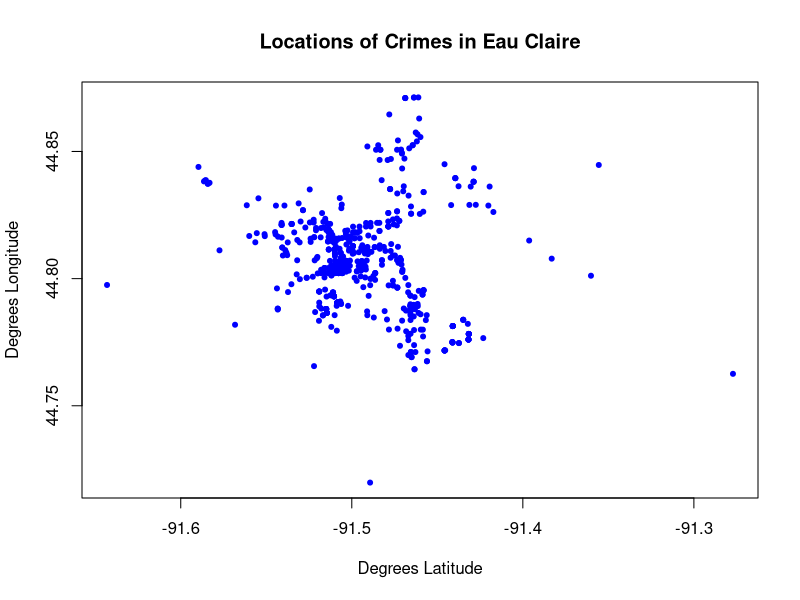
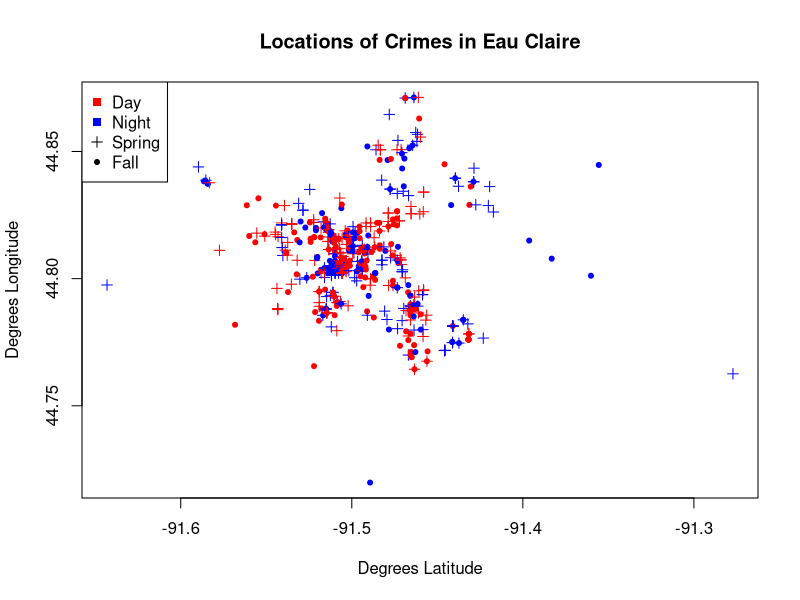

These charts were generated, in order, by the following R code:
rm(list=ls())

crimes = read.csv("allcrimes.csv")

crimeloc = data.frame(crimes$long, crimes$lat,crimes$DateMonth2015, crimes$Thour)
crimeloc = na.omit(crimeloc)
attach(crimeloc)

library(spatstat)

latt=as.numeric(crimes.lat)
longg=as.numeric(crimes.long)
month=as.numeric(crimes.DateMonth2015)
time=as.numeric(crimes.Thour)
cbind(latt,longg,month,time)

loop=0
c=.00001
while(loop<10){
lattorder = order(latt,longg,month)
latt=latt[lattorder]
longg=longg[lattorder]
month=month[lattorder]
for (i in 2:length(latt)){
if (latt[i]==latt[i-1] & longg[i]==longg[i-1]){
latt[i]= latt[i]+c
longg[i]=longg[i]+c
}}
loop = loop+1
}

plot(x=latt, y=longg, pch=20, main="Locations of Crimes in Eau Claire", ylab="Degrees Longitude", xlab="Degrees Latitude",col="blue")

mycolor=rep("blue",length(latt))
changec=which(time>6 & time<20)
mycolor[changec]="red"

myshape=rep(20,length(latt))
changes=which(month==5)
myshape[changes]=3

plot(x=latt, y=longg, pch=myshape, main="Locations of Crimes in Eau Claire", ylab="Degrees Longitude", xlab="Degrees Latitude",col=mycolor)

legend('topleft', pch=c(15,15,3,20),col=c("red","blue","black","black"),c("Day","Night","Spring","Fall"),bty="o",box.col="black")
